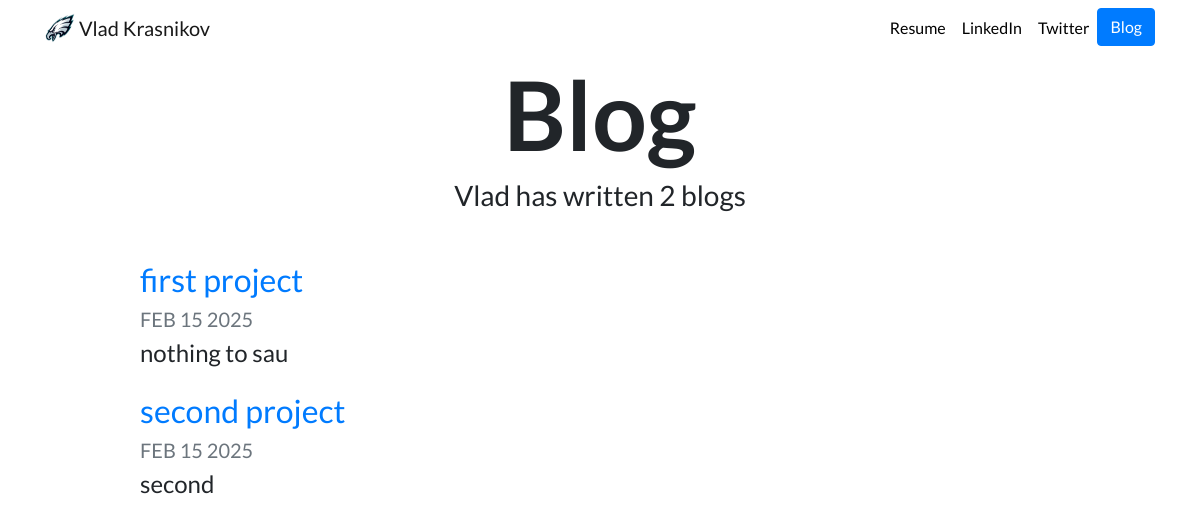
/blog/, run on an earlier commit of the app's database.
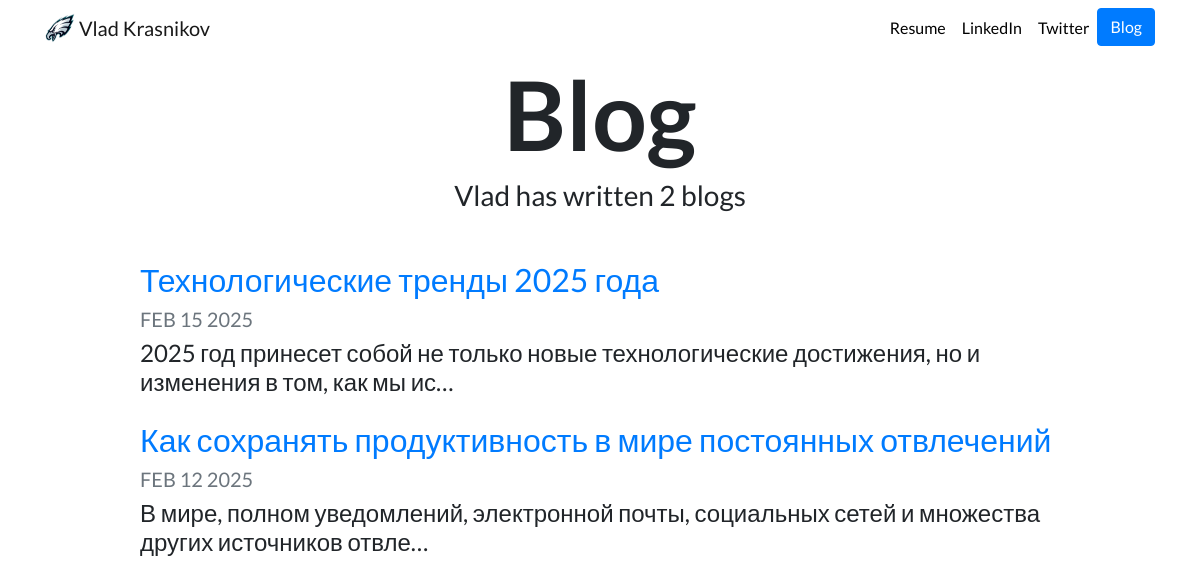
And on a later commit of the database.
### blog/models.py (models this page shows, shortened)
class Blog(models.Model):
    title = models.CharField(max_length=200)  # Заголовок
    date = models.DateField(default=None, blank=True, null=True)
    description = models.TextField()

### blog/views.py (the view)
# urls.py: path('', views.all_blogs, name='all_blogs'),
def all_blogs(request):
    blogs = Blog.objects.order_by('-date')
    return render(request, 'blog/all_blogs.html', {'blogs': blogs})

### blog/templates/blog/all_blogs.html
{% extends "portfolio/base.html" %}
{% load static %}
{% block content %}
<h1 id="blogtitle" class="font-weight-bold text-center">Blog</h1>
<h3 class="text-center mb-5">Vlad has written {{ blogs.count }} blog{{ blogs.count|pluralize }}</h3>
{% for blog in blogs %}
<div class="row justify-content-center my-3">
  <div class="col-md-10">
    <a href="{% url 'blog:detail' blog.id %}">
      <h2>{{ blog.title }}</h2>
    </a>
    <h5 class="text-muted">{{ blog.date|date:'M d Y'|upper }}</h5>
    <h4>{{ blog.description|striptags|truncatechars:100 }}</h4>
  </div>
</div>
{% endfor %}
{% endblock %}

### portfolio/templates/portfolio/base.html (shortened to what this page needs)
{% load static %}
<!doctype html>
<html lang="en">
<head>
  <link rel="stylesheet" href="https://stackpath.bootstrapcdn.com/bootstrap/4.4.1/css/bootstrap.min.css">
  <link rel="stylesheet" href="{% static "portfolio/custom.css" %}">
</head>
<body>
  <nav id="topNav" class="navbar navbar-expand-md navbar-light">
    <div class="container">
      <a class="navbar-brand" href="{% url 'home' %}">
        <img src="{% static "portfolio/Logo.png" %}" width="30" height="30" class="d-inline-block align-top" alt="Nick's Logo">
        <span>Vlad Krasnikov</span>
      </a>
      <div class="collapse navbar-collapse text-center" id="navbarNav">
        <ul class="navbar-nav ml-auto">
          <li class="nav-item">
            <a class="nav-link" href="{% static "portfolio/Krasnikov_Vladyslov_Resume.pdf" %}">Resume</a>
          </li>
          <li class="nav-item">
            <a class="nav-link" href="https://www.linkedin.com/in/%D0%B2%D0%BB%D0%B0%D0%B4-%D0%BA%D1%80%D0%B0%D1%81%D0%BD%D0%B8%D0%BA%D0%BE%D0%B2-7a3539199/" target="_blank">LinkedIn</a>
          </li>
          <li class="nav-item">
            <a class="nav-link" href="https://x.com/impossible_poni" target="_blank">Twitter</a>
          </li>
          <li>
            <a role="button" href="{% url 'blog:all_blogs' %}" class="btn btn-primary">Blog</a>
          </li>
        </ul>
      </div>
    </div>
  </nav>
  <div class="container">
    {% block content %}{% endblock %}
  </div>
</body>
</html>

### portfolio/static/portfolio/custom.css (style rules this page uses)
.navbar-nav .nav-link { color: rgba(0,0,0,1) !important; }
body { font-family: 'Lato', sans-serif; }
#blogtitle { font-size: 6rem; }

What changed in the data, as far as the page shows it:
removed Blog: title "second project", date "FEB 15 2025", description "second"
changed Blog: title "first project" → "Технологические тренды 2025 года"; description "nothing to sau" → "2025 год принесет собой не только новые технологические достижения, но и изменения в том, как мы ис…"
added Blog: title "Как сохранять продуктивность в мире постоянных отвлечений", date "FEB 12 2025", description "В мире, полном уведомлений, электронной почты, социальных сетей и множества других источников отвле…"
